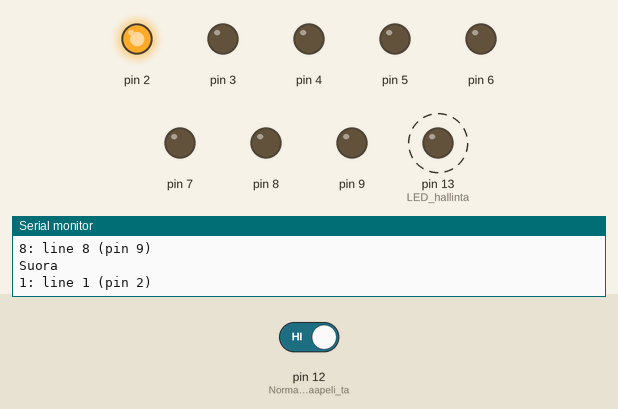
This sketch was run on a simulated Arduino Uno, built with avr-gcc and run on an emulated ATmega328P. On the bench: output pins drawn as LEDs (lit = HIGH), the last lines printed to the serial monitor. Dashed ring = blinking. The test bench sets the inputs (shaded band); at power-on: pin 12 (Normaali_suora_kaapeli_ta) HIGH.

Above: at 17.6 s.
17.7 s: pin 12 (Normaali_suora_kaapeli_ta) driven LOW
At 18.3 s:
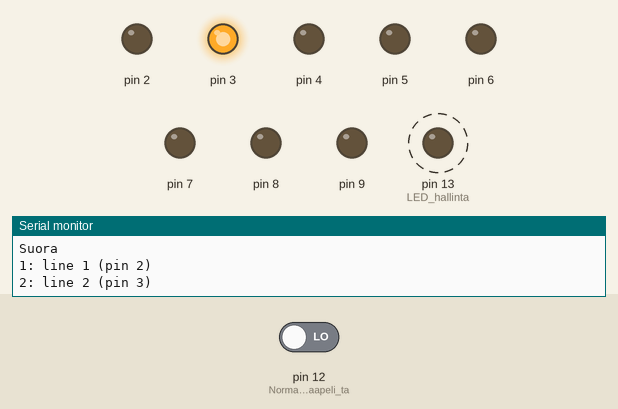
At 19.7 s:
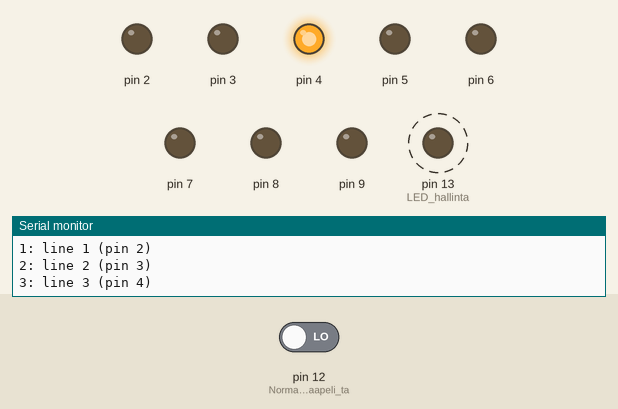
Timing chart, 0 to 32.1 s (numbered marks = the images above; inputs shaded):
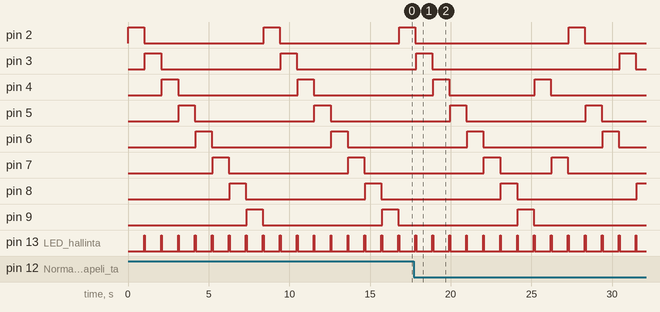

The sketch:

Lanittaja.ino
```cpp
#define AJOTILA

char suora[8] = {2, 3, 4, 5, 6, 7, 8, 9};
char risti[8] = {4, 7, 2, 5, 6, 3, 8, 9};

void setup() {
  pinMode(2, OUTPUT);
  pinMode(3, OUTPUT);
  pinMode(4, OUTPUT);
  pinMode(5, OUTPUT);
  pinMode(6, OUTPUT);
  pinMode(7, OUTPUT);
  pinMode(8, OUTPUT);
  pinMode(9, OUTPUT);
  pinMode(12, INPUT); // Normaali suora kaapeli tai ristiinkytketty kaapeli
  pinMode(13, OUTPUT); // LED hallinta
#ifdef AJOTILA
  Serial.begin(9600);
#endif
}

void loop() {
  if (digitalRead(12) == LOW) { // Ristiinkytketty kaapeli
#ifdef AJOTILA
    Serial.println("Ristiinkytketty");
#endif
    for (char n = 0;n < 8;n++) {
#ifdef AJOTILA
      Serial.print(n+1, DEC);
      Serial.print(": line ");
      Serial.print(risti[n]-1, DEC);
      Serial.print(" (pin ");
      Serial.print(risti[n], DEC);
      Serial.println(")");
#endif
      PulssiUlos(risti[n], 1000);
      PulssiUlos(13, 50);
    }
  } else { // Suora kaapeli
#ifdef AJOTILA
    Serial.println("Suora");
#endif
    for (char n = 0;n < 8;n++) {
 #ifdef AJOTILA
      Serial.print(n+1, DEC);
      Serial.print(": line ");
      Serial.print(suora[n]-1, DEC);
      Serial.print(" (pin ");
      Serial.print(suora[n], DEC);
      Serial.println(")");
#endif
      PulssiUlos(suora[n], 1000);
      PulssiUlos(13, 50);
    }
  }
}

void PulssiUlos(char pin, int ms)
{
  digitalWrite(pin, HIGH);
  delay(ms);
  digitalWrite(pin, LOW);
}
```

Measured:
- after the input at 17.7 s, pin 3: LOW → HIGH after 12.8 s, → LOW 1.0 s later; pin 7: LOW → HIGH after 8.6 s, → LOW 1.0 s later
- by itself, pin 2–9: alternates HIGH for 1.0 s and LOW for 7.4 s
- by itself, pin 13 (LED_hallinta): alternates HIGH for 0.05 s and LOW for 1.0 s
